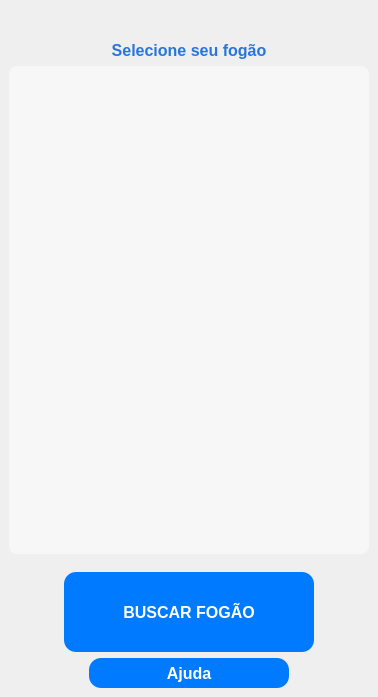
<?xml version="1.0" encoding="UTF-8"?>
<ui version="4.0">
 <class>Form</class>
 <widget class="QWidget" name="Form">
  <property name="geometry">
   <rect>
    <x>0</x>
    <y>0</y>
    <width>378</width>
    <height>697</height>
   </rect>
  </property>
  <property name="windowTitle">
   <string>Form</string>
  </property>
  <property name="styleSheet">
   <string notr="true">border-radius:8px;</string>
  </property>
  <layout class="QVBoxLayout" name="verticalLayout">
   <property name="spacing">
    <number>0</number>
   </property>
   <property name="leftMargin">
    <number>0</number>
   </property>
   <property name="topMargin">
    <number>0</number>
   </property>
   <property name="rightMargin">
    <number>0</number>
   </property>
   <property name="bottomMargin">
    <number>0</number>
   </property>
   <item>
    <widget class="QWidget" name="widget" native="true">
     <layout class="QVBoxLayout" name="verticalLayout_3">
      <item>
       <widget class="QPushButton" name="pushButton">
        <property name="text">
         <string/>
        </property>
        <property name="icon">
         <iconset>
          <normaloff>../sources/wifi-svgrepo-com.png</normaloff>../sources/wifi-svgrepo-com.png</iconset>
        </property>
        <property name="iconSize">
         <size>
          <width>150</width>
          <height>200</height>
         </size>
        </property>
       </widget>
      </item>
     </layout>
    </widget>
   </item>
   <item>
    <widget class="QWidget" name="widget_4" native="true">
     <layout class="QVBoxLayout" name="verticalLayout_2">
      <item>
       <widget class="QLabel" name="label">
        <property name="text">
         <string>&lt;html&gt;&lt;head/&gt;&lt;body&gt;&lt;p align=&quot;center&quot;&gt;&lt;span style=&quot; font-size:12pt; font-weight:600; color:#2776dd;&quot;&gt;Selecione seu fogão&lt;/span&gt;&lt;/p&gt;&lt;/body&gt;&lt;/html&gt;</string>
        </property>
       </widget>
      </item>
      <item>
       <widget class="QWidget" name="widget_3" native="true">
        <property name="sizePolicy">
         <sizepolicy hsizetype="Preferred" vsizetype="MinimumExpanding">
          <horstretch>0</horstretch>
          <verstretch>0</verstretch>
         </sizepolicy>
        </property>
        <property name="styleSheet">
         <string notr="true">background-color: rgb(247, 247, 247);</string>
        </property>
       </widget>
      </item>
     </layout>
    </widget>
   </item>
   <item alignment="Qt::AlignHCenter|Qt::AlignVCenter">
    <widget class="QWidget" name="widget_2" native="true">
     <layout class="QVBoxLayout" name="verticalLayout_4">
      <item>
       <widget class="QPushButton" name="buscar">
        <property name="minimumSize">
         <size>
          <width>250</width>
          <height>80</height>
         </size>
        </property>
        <property name="maximumSize">
         <size>
          <width>250</width>
          <height>80</height>
         </size>
        </property>
        <property name="styleSheet">
         <string notr="true">QPushButton {
    background-color: #007AFF;       /* Azul padrão iOS */
    color: white;
    border-radius: 12px;             /* iOS usa bordas mais suaves */
    padding: 10px 20px;
    font-size: 16px;
    font-weight: 600;                /* semi-bold padrão iOS */
    border: none;                    /* sem borda visível */
}

QPushButton:hover {
    background-color: #0A84FF;       /* Azul iOS Hover – levemente mais claro */
}

QPushButton:pressed {
    background-color: #0063CC;       /* Azul iOS Pressed – um pouco mais escuro */
}
</string>
        </property>
        <property name="text">
         <string>BUSCAR FOGÃO</string>
        </property>
       </widget>
      </item>
      <item alignment="Qt::AlignHCenter|Qt::AlignVCenter">
       <widget class="QWidget" name="widget_5" native="true">
        <layout class="QVBoxLayout" name="verticalLayout_5">
         <property name="spacing">
          <number>0</number>
         </property>
         <property name="leftMargin">
          <number>0</number>
         </property>
         <property name="topMargin">
          <number>0</number>
         </property>
         <property name="rightMargin">
          <number>0</number>
         </property>
         <property name="bottomMargin">
          <number>0</number>
         </property>
         <item>
          <widget class="QPushButton" name="buscar_2">
           <property name="minimumSize">
            <size>
             <width>200</width>
             <height>30</height>
            </size>
           </property>
           <property name="maximumSize">
            <size>
             <width>200</width>
             <height>30</height>
            </size>
           </property>
           <property name="styleSheet">
            <string notr="true">QPushButton {
    background-color: #007AFF;       /* Azul padrão iOS */
    color: white;
    border-radius: 12px;             /* iOS usa bordas mais suaves */
    font-size: 16px;
    font-weight: 600;                /* semi-bold padrão iOS */
    border: none;                    /* sem borda visível */
}

QPushButton:hover {
    background-color: #0A84FF;       /* Azul iOS Hover – levemente mais claro */
}

QPushButton:pressed {
    background-color: #0063CC;       /* Azul iOS Pressed – um pouco mais escuro */
}
</string>
           </property>
           <property name="text">
            <string>Ajuda</string>
           </property>
          </widget>
         </item>
        </layout>
       </widget>
      </item>
     </layout>
    </widget>
   </item>
  </layout>
 </widget>
 <resources/>
 <connections/>
</ui>
